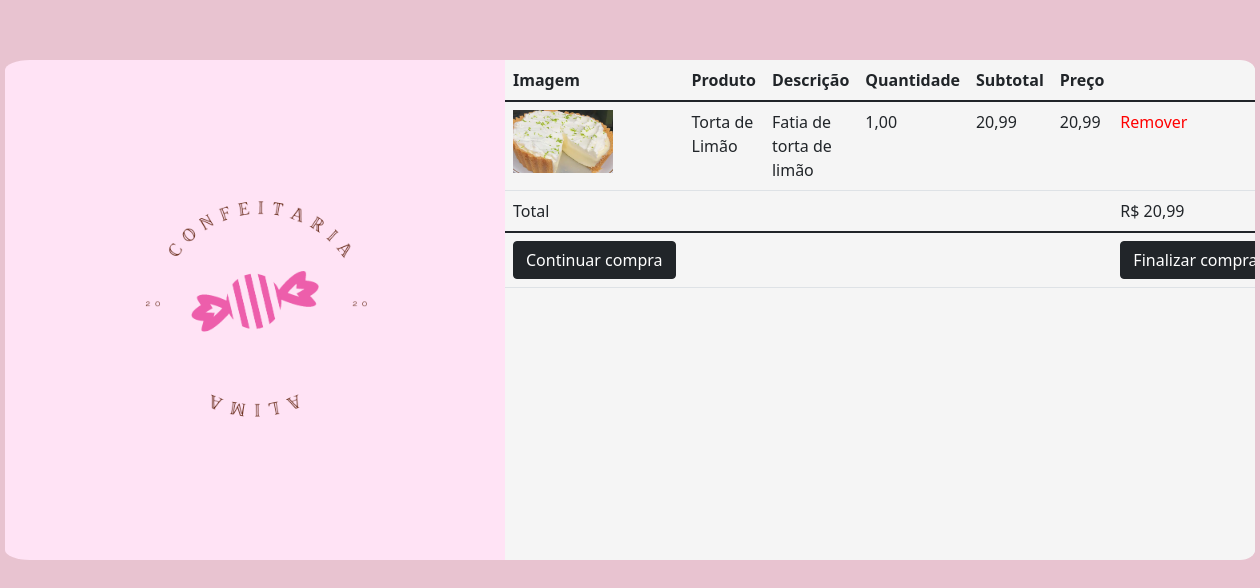
Page /compra/carrinho.php?acao=adicionar&idProduto=38 on the committed database.
### tables this page shows
CREATE TABLE `tbproduto` (
  `idProduto` int(11) NOT NULL,
  `ativo` char(1) NOT NULL,
  `produto` varchar(30) NOT NULL,
  `descricaoProduto` varchar(100) NOT NULL,
  `precoVenda` decimal(10,2) NOT NULL,
  `promocao` char(1) NOT NULL,
  `precoPromocao` decimal(10,2) NOT NULL,
  `nomeFoto` varchar(100) NOT NULL
);

### compra/carrinho.php (the view, shortened to what this page needs)
<!DOCTYPE html>
<html>
    <head>
        <link href="https://cdn.jsdelivr.net/npm/bootstrap@5.1.3/dist/css/bootstrap.min.css" rel="stylesheet">
        <link rel="stylesheet" href="../adm/styleadm.css">
    </head>
    <body>
        <div class="admb" style="width:1250px">
        <img src="../img/logo.png" class="login" style="margin-left:50px">
            <div class="scroll" style="width:750px">
                <?php
                    if(isset($_GET['acao'])){
                        if($_GET['acao'] === 'adicionar'){
                            $idProduto = intval($_GET['idProduto']);
                        }
                }
                    ?>
                    <table class="table">
                    <thead>
                        <tr>
                            <th scope="col">Imagem</th>
                            <th scope="col">Produto</th>
                            <th scope="col">Descrição</th>
                            <th scope="col">Quantidade </th>
                            <th scope="col">Subtotal</th>
                            <th scope="col">Preço</th>
                        </tr>
                    </thead>
                    <tfoot>
                        <tr>
                            <td>
                                <form action="../cardapio.php">
                                    <button class="btn btn-dark" type="submit" style="width:max-content;">Continuar compra</button>
                                </form>
                            </td>
                            <td colspan="5">
                            </td>
                            <td>
                                <form action="fim.php" width="100%">
                                    <button class="btn btn-dark" type="submit" style="width:max-content;">Finalizar compra</button>
                                </form>
                            </td>
                        </tr>
                    </tfoot>
                    <tbody>
                    <?php
                        if(count($_SESSION['carrinho']) == 0){
                            echo "<tr><td colspan='7'><h1>Não há produtos no carrinho</h1></td></tr>";
                        } else {
                            $conexao = mysqli_connect("localhost", "root", "", "alimaBD");
                            $total = 0;
                            foreach($_SESSION['carrinho'] as $idProduto => $qtd){
                                $sql   = "SELECT *  FROM tbProduto WHERE `idProduto`= '$idProduto'";
                                $resultado = mysqli_query($conexao,$sql);
                                while($linha = mysqli_fetch_array($resultado)){
                                    echo "<tr>";
                                    echo "<td width='100'><img width='100' src='../img/".$linha["nomeFoto"]."'></td>";
                                    echo "<td>".$linha["produto"]."</td>";
                                    echo "<td>".$linha["descricaoProduto"]."</td>";
                                    if($linha["promocao"]=="s") {
                                        $precoUnitario = $linha["precoPromocao"];
                                            } else {
                                                $precoUnitario = $linha["precoVenda"];
                                            }
                                            $subTotal   = $precoUnitario * $qtd;
                                            $total += $precoUnitario * $qtd;
                                            echo "<td>".number_format($qtd, 2, ',', '.')."</td>";
                                            echo "<td>".number_format($precoUnitario, 2, ',', '.')."</td>";
                                            echo "<td>".number_format($subTotal, 2, ',', '.')."</td>";
                                            echo "<td><a style='text-decoration:none;color:red;text-align:center;'href='?acao=remover&idProduto=$idProduto'>Remover</a></td>";
                                            }
                                }
                                $total = number_format($total, 2, ',', '.');
                                echo '<tr><td colspan="6">Total</td><td>R$ '.$total.'</td></tr>';
                        }
                ?>
                        </tbody>
                </table>
            </div>
        </div>
    </body>
</html>

### adm/styleadm.css (style rules this page uses)
body { background-color: #E8C3D0; }
div.admb { background-color: #ffe3f5; border-radius: 2%; margin-left: auto; margin-right: auto; margin-top: 60px; width: 900px; height: 500px; }
div.scroll { overflow: auto; border-top-right-radius: 2%; border-bottom-right-radius: 2%; float: right; display: block; background-color: whitesmoke; height: 500px; width: 500px; }
img.login { width: 400px; height: 400px; margin-top: 47px; }

### rows in the picture
tbproduto: nomeFoto (picture), produto "Torta de Limão", descricaoProduto "Fatia de torta de limão", qtd "1,00", precoPromocao "20,99"

### other values in the picture
$total "20,99"
